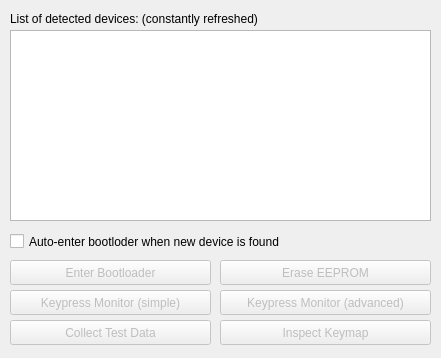
<?xml version="1.0" encoding="UTF-8"?>
<ui version="4.0">
 <class>MainWindow</class>
 <widget class="QMainWindow" name="MainWindow">
  <property name="geometry">
   <rect>
    <x>0</x>
    <y>0</y>
    <width>441</width>
    <height>358</height>
   </rect>
  </property>
  <property name="windowTitle">
   <string>Util for xwhatsit running QMK firmware</string>
  </property>
  <widget class="QWidget" name="centralWidget">
   <widget class="QPushButton" name="enterBootloaderPushbutton">
    <property name="enabled">
     <bool>false</bool>
    </property>
    <property name="geometry">
     <rect>
      <x>10</x>
      <y>260</y>
      <width>201</width>
      <height>25</height>
     </rect>
    </property>
    <property name="text">
     <string>Enter Bootloader</string>
    </property>
   </widget>
   <widget class="QCheckBox" name="autoEnterModeCheckBox">
    <property name="enabled">
     <bool>true</bool>
    </property>
    <property name="geometry">
     <rect>
      <x>10</x>
      <y>230</y>
      <width>411</width>
      <height>23</height>
     </rect>
    </property>
    <property name="toolTip">
     <string>&lt;html&gt;&lt;head/&gt;&lt;body&gt;&lt;p&gt;Check this before connecting your keyboard, if your keyboard is misbehaving, and sending lots of random characters.&lt;/p&gt;&lt;/body&gt;&lt;/html&gt;</string>
    </property>
    <property name="text">
     <string>Auto-enter bootloder when new device is found</string>
    </property>
   </widget>
   <widget class="QPushButton" name="keypressMinotorPushButton">
    <property name="enabled">
     <bool>false</bool>
    </property>
    <property name="geometry">
     <rect>
      <x>10</x>
      <y>290</y>
      <width>201</width>
      <height>25</height>
     </rect>
    </property>
    <property name="text">
     <string>Keypress Monitor (simple)</string>
    </property>
   </widget>
   <widget class="QPushButton" name="pushButton_3">
    <property name="enabled">
     <bool>false</bool>
    </property>
    <property name="geometry">
     <rect>
      <x>10</x>
      <y>320</y>
      <width>201</width>
      <height>25</height>
     </rect>
    </property>
    <property name="text">
     <string>Collect Test Data</string>
    </property>
   </widget>
   <widget class="QPushButton" name="pushButton_4">
    <property name="enabled">
     <bool>false</bool>
    </property>
    <property name="geometry">
     <rect>
      <x>220</x>
      <y>290</y>
      <width>211</width>
      <height>25</height>
     </rect>
    </property>
    <property name="text">
     <string>Keypress Monitor (advanced)</string>
    </property>
   </widget>
   <widget class="QPushButton" name="eraseEepromPushButton">
    <property name="enabled">
     <bool>false</bool>
    </property>
    <property name="geometry">
     <rect>
      <x>220</x>
      <y>260</y>
      <width>211</width>
      <height>25</height>
     </rect>
    </property>
    <property name="text">
     <string>Erase EEPROM</string>
    </property>
   </widget>
   <widget class="QPushButton" name="pushButton_6">
    <property name="enabled">
     <bool>false</bool>
    </property>
    <property name="geometry">
     <rect>
      <x>220</x>
      <y>320</y>
      <width>211</width>
      <height>25</height>
     </rect>
    </property>
    <property name="text">
     <string>Inspect Keymap</string>
    </property>
   </widget>
   <widget class="QListWidget" name="listWidget">
    <property name="geometry">
     <rect>
      <x>10</x>
      <y>30</y>
      <width>421</width>
      <height>191</height>
     </rect>
    </property>
   </widget>
   <widget class="QLabel" name="label">
    <property name="geometry">
     <rect>
      <x>10</x>
      <y>10</y>
      <width>421</width>
      <height>17</height>
     </rect>
    </property>
    <property name="text">
     <string>List of detected devices: (constantly refreshed)</string>
    </property>
   </widget>
  </widget>
 </widget>
 <layoutdefault spacing="6" margin="11"/>
 <resources/>
 <connections/>
</ui>
